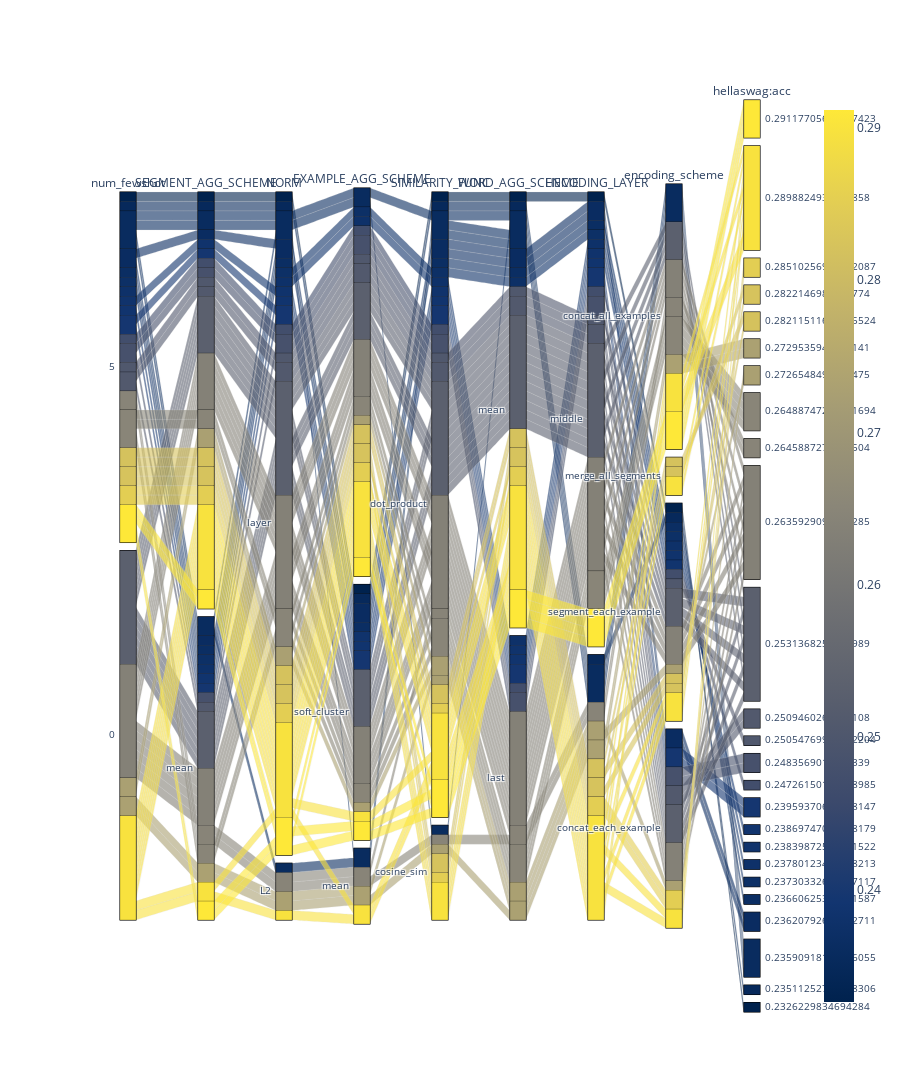

The code cell stored with this chart in its notebook:
### Code cell
fig_parcats(df_hellaswag_sim1, 'hellaswag:acc', ['hellaswag:acc_stderr', 'mtime', 'filename', 'date'], height=1500)

### Figure 1 — Plotly figure (JSON) as saved in the notebook; plotly's stock layout.template omitted (floating-point values rounded to 4 significant figures)
{"data": [{"arrangement": "freeform", "dimensions": [{"label": "num_fewshot", "values": [5, 5, 5, 5, 0, 0, 0, 0, 0, 0, 0, 0, 0, 0, 0, 5, 5, 5, 5, 5, 5, 0, 0, 0, 0, 5, 5, 5, 5, 5, 5, 0, 0, 0, 0, 0, 0, 0, 0, 0, 0, 0, 0, 0, 0, 0, 0, 0, 0, 0, 0, 0, 0, 0, 0, 5, 5, 5, 5, 5, 5, 5, 5, 5, 5, 5, 5, 5, 5, 5, 5, 5, 5, 5, 5, 5]}, {"label": "SEGMENT_AGG_SCHEME", "values": [null, null, "mean", "mean", null, null, null, null, null, "mean", null, null, "mean", null, null, null, null, null, null, null, null, "mean", "mean", null, null, "mean", null, "mean", null, "mean", "mean", "mean", null, "mean", null, "mean", "mean", null, "mean", null, "mean", null, null, null, null, null, "mean", null, "mean", "mean", "mean", "mean", null, null, "mean", null, "mean", null, null, "mean", null, null, "mean", "mean", null, "mean", "mean", "mean", "mean", null, null, "mean", "mean", null, null, null]}, {"label": "NORM", "values": ["layer", "layer", "layer", "layer", "layer", "layer", "layer", "layer", "layer", "L2", "layer", "layer", "layer", "layer", "layer", "layer", "layer", "layer", "layer", "layer", "layer", "L2", "L2", "layer", "layer", "layer", "layer", "layer", "layer", "L2", "L2", "layer", "layer", "layer", "layer", "layer", "layer", "layer", "layer", "layer", "layer", "layer", "layer", "layer", "layer", "layer", "layer", "layer", "layer", "layer", "layer", "layer", "layer", "layer", "layer", "layer", "layer", "layer", "layer", "layer", "layer", "layer", "layer", "layer", "layer", "layer", "layer", "layer", "layer", "layer", "layer", "layer", "L2", "layer", "layer", "layer"]}, {"label": "EXAMPLE_AGG_SCHEME", "values": [null, "soft_cluster", "soft_cluster", null, null, null, "soft_cluster", null, null, "mean", null, null, "mean", null, null, null, null, null, null, null, null, "mean", "mean", null, "soft_cluster", null, "soft_cluster", "soft_cluster", null, "mean", "mean", null, "soft_cluster", null, "soft_cluster", "soft_cluster", "soft_cluster", "soft_cluster", null, null, "soft_cluster", null, null, "soft_cluster", null, null, null, null, null, "soft_cluster", "soft_cluster", null, "soft_cluster", "soft_cluster", "soft_cluster", null, null, null, null, null, null, "soft_cluster", "soft_cluster", "soft_cluster", "soft_cluster", null, null, "soft_cluster", "soft_cluster", "soft_cluster", null, "mean", "mean", null, "soft_cluster", "soft_cluster"]}, {"label": "SIMILARITY_FUNC", "values": ["dot_product", "dot_product", "dot_product", "dot_product", "cosine_sim", "cosine_sim", "dot_product", "dot_product", "cosine_sim", "dot_product", "dot_product", "dot_product", "dot_product", "cosine_sim", "dot_product", "dot_product", "cosine_sim", "cosine_sim", "cosine_sim", "dot_product", "dot_product", "dot_product", "cosine_sim", "dot_product", "dot_product", "dot_product", "dot_product", "dot_product", "dot_product", "cosine_sim", "dot_product", "dot_product", "dot_product", "dot_product", "dot_product", "dot_product", "dot_product", "dot_product", "dot_product", "dot_product", "dot_product", "dot_product", "dot_product", "dot_product", "dot_product", "dot_product", "dot_product", "dot_product", "dot_product", "dot_product", "dot_product", "dot_product", "dot_product", "dot_product", "dot_product", "dot_product", "dot_product", "dot_product", "dot_product", "dot_product", "dot_product", "dot_product", "dot_product", "dot_product", "dot_product", "dot_product", "dot_product", "dot_product", "dot_product", "dot_product", "dot_product", "dot_product", "dot_product", "cosine_sim", "dot_product", "dot_product"]}, {"label": "WORD_AGG_SCHEME", "values": ["mean", "mean", "mean", "mean", "mean", "mean", "mean", "mean", "mean", "mean", "mean", "mean", "mean", "mean", "mean", "mean", "mean", "mean", "mean", "mean", "mean", "last", "last", "last", "last", "last", "last", "last", "last", "last", "last", "last", "last", "last", "last", "last", "last", "last", "last", "last", "last", "last", "last", "mean", "mean", "mean", "mean", "mean", "mean", "mean", "mean", "mean", "mean", "mean", "mean", "mean", "mean", "mean", "last", "last", "last", "last", "last", "last", "last", "last", "mean", "mean", "mean", "mean", "mean", "mean", "mean", "mean", "mean", "mean"]}, {"label": "ENCODING_LAYER", "values": ["middle", "middle", "middle", "middle", null, null, null, null, null, null, null, null, null, null, null, null, null, null, null, null, null, null, null, null, null, "middle", "middle", "middle", "middle", null, null, "middle", "middle", "middle", "middle", "middle", "middle", "middle", "middle", "middle", "middle", "middle", "middle", "middle", "middle", "middle", "middle", "middle", "middle", "middle", "middle", "middle", "middle", "middle", "middle", "middle", "middle", "middle", "middle", "middle", "middle", "middle", "middle", "middle", "middle", "middle", "middle", "middle", "middle", "middle", null, null, null, null, null, "middle"]}, {"label": "encoding_scheme", "values": ["concat_all_examples", "concat_all_examples", "concat_all_examples", "concat_all_examples", "concat_all_examples", "merge_all_segments", "segment_each_example", "merge_all_segments", "segment_each_example", "concat_all_examples", "concat_each_example", "concat_all_examples", "concat_all_examples", "concat_each_example", "segment_each_example", "concat_each_example", "concat_each_example", "segment_each_example", "merge_all_segments", "segment_each_example", "merge_all_segments", "concat_all_examples", "concat_all_examples", "concat_each_example", "segment_each_example", "concat_all_examples", "concat_all_examples", "concat_all_examples", "concat_all_examples", "concat_all_examples", "concat_all_examples", "segment_each_example", "segment_each_example", "concat_each_example", "concat_each_example", "concat_each_example", "concat_all_examples", "concat_all_examples", "concat_all_examples", "concat_each_example", "segment_each_example", "segment_each_example", "concat_all_examples", "segment_each_example", "concat_all_examples", "concat_each_example", "concat_all_examples", "segment_each_example", "concat_each_example", "segment_each_example", "concat_all_examples", "segment_each_example", "concat_all_examples", "concat_each_example", "concat_each_example", "concat_each_example", "concat_each_example", "segment_each_example", "concat_each_example", "concat_each_example", "segment_each_example", "concat_each_example", "concat_each_example", "segment_each_example", "segment_each_example", "segment_each_example", "segment_each_example", "segment_each_example", "concat_each_example", "concat_each_example", "concat_all_examples", "concat_all_examples", "concat_all_examples", "concat_all_examples", "segment_each_example", "segment_each_example"]}, {"label": "hellaswag:acc", "values": [0.2912, 0.2912, 0.2912, 0.2912, 0.2899, 0.2899, 0.2899, 0.2899, 0.2899, 0.2899, 0.2899, 0.2899, 0.2899, 0.2899, 0.2899, 0.2851, 0.2851, 0.2822, 0.2822, 0.2821, 0.2821, 0.273, 0.273, 0.2727, 0.2727, 0.2649, 0.2649, 0.2649, 0.2649, 0.2646, 0.2646, 0.2636, 0.2636, 0.2636, 0.2636, 0.2636, 0.2636, 0.2636, 0.2636, 0.2636, 0.2636, 0.2636, 0.2636, 0.2531, 0.2531, 0.2531, 0.2531, 0.2531, 0.2531, 0.2531, 0.2531, 0.2531, 0.2531, 0.2531, 0.2531, 0.2509, 0.2509, 0.2505, 0.2484, 0.2484, 0.2473, 0.2396, 0.2396, 0.2387, 0.2384, 0.2378, 0.2373, 0.2366, 0.2362, 0.2362, 0.2359, 0.2359, 0.2359, 0.2359, 0.2351, 0.2326]}], "hoveron": "color", "line": {"color": [0.2912, 0.2912, 0.2912, 0.2912, 0.2899, 0.2899, 0.2899, 0.2899, 0.2899, 0.2899, 0.2899, 0.2899, 0.2899, 0.2899, 0.2899, 0.2851, 0.2851, 0.2822, 0.2822, 0.2821, 0.2821, 0.273, 0.273, 0.2727, 0.2727, 0.2649, 0.2649, 0.2649, 0.2649, 0.2646, 0.2646, 0.2636, 0.2636, 0.2636, 0.2636, 0.2636, 0.2636, 0.2636, 0.2636, 0.2636, 0.2636, 0.2636, 0.2636, 0.2531, 0.2531, 0.2531, 0.2531, 0.2531, 0.2531, 0.2531, 0.2531, 0.2531, 0.2531, 0.2531, 0.2531, 0.2509, 0.2509, 0.2505, 0.2484, 0.2484, 0.2473, 0.2396, 0.2396, 0.2387, 0.2384, 0.2378, 0.2373, 0.2366, 0.2362, 0.2362, 0.2359, 0.2359, 0.2359, 0.2359, 0.2351, 0.2326], "coloraxis": "coloraxis"}, "type": "parcats"}], "layout": {"coloraxis": {"colorbar": {"len": 1, "lenmode": "fraction", "y": 1, "yanchor": "top"}, "colorscale": [[0, "#00224e"], [0.1111, "#123570"], [0.2222, "#3b496c"], [0.3333, "#575d6d"], [0.4444, "#707173"], [0.5556, "#8a8678"], [0.6667, "#a59c74"], [0.7778, "#c3b369"], [0.8889, "#e1cc55"], [1, "#fee838"]], "showscale": true}, "height": 1500}}
